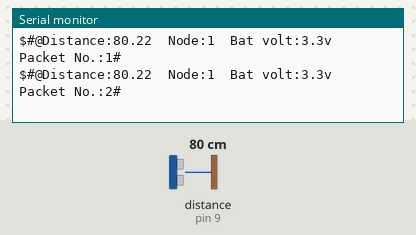
The sketch below on a simulated Arduino Uno, built with avr-gcc and run on an emulated ATmega328P. On the bench: the last lines printed to the serial monitor. The test bench sets the inputs (shaded band); at power-on: distance to the obstacle (sensor on pin 9) 80 cm. The echo pulse lasts 58.3 µs per cm.

Above: at 17.3 s.
17.4 s: distance to the obstacle (sensor on pin 9) set to 2 cm
At 26.2 s:
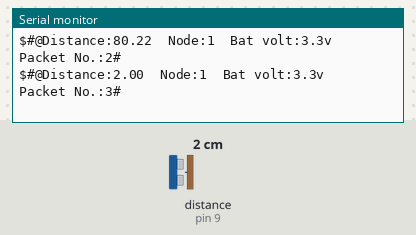
29.7 s: distance to the obstacle (sensor on pin 9) set to 4 cm
At 34.0 s:
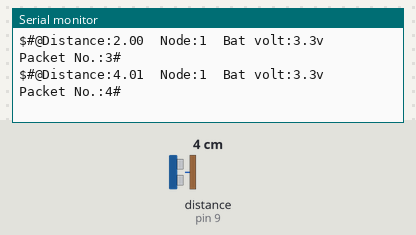
Timing chart, 0 to 35.5 s (numbered marks = the images above; inputs shaded):
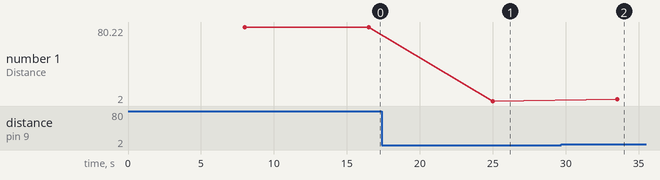

The sketch:

ARDUINO_Wifi.ino
```cpp
#include "LowPower.h"
int Trig = 8, Echo = 9;
float t, D, bat = 3.3;
int PckNm = 1, Node = 1;
String MainString = "";

void setup()
{
  Serial.begin(9600);
  pinMode(Trig , OUTPUT);
  pinMode(Echo , INPUT);
}

void loop()
{
  LowPower.powerDown(SLEEP_8S, ADC_OFF, BOD_OFF);
  digitalWrite(Trig , HIGH);
  delayMicroseconds(10);
  digitalWrite(Trig , LOW);
  t = pulseIn(Echo , HIGH);
  D=t/58.138;
  MainString = "$#@Distance:" + String(D) + "  Node:1  Bat volt:3.3v  Packet No.:" +String(PckNm)+"#";
//  MainString = "*" + String(D) + "$" +String(PckNm)+ "#";
  Serial.println(MainString);
  delay(500);
  PckNm += 1;
}
```

Measured:
- after the input at 17.4 s, the serial monitor: prints a new line after 7.6 s (image 1)
- after the input at 29.7 s, the serial monitor: prints a new line after 3.8 s (image 2)
- plotted number 1: 2 → 4.01 after the input at 29.7 s
